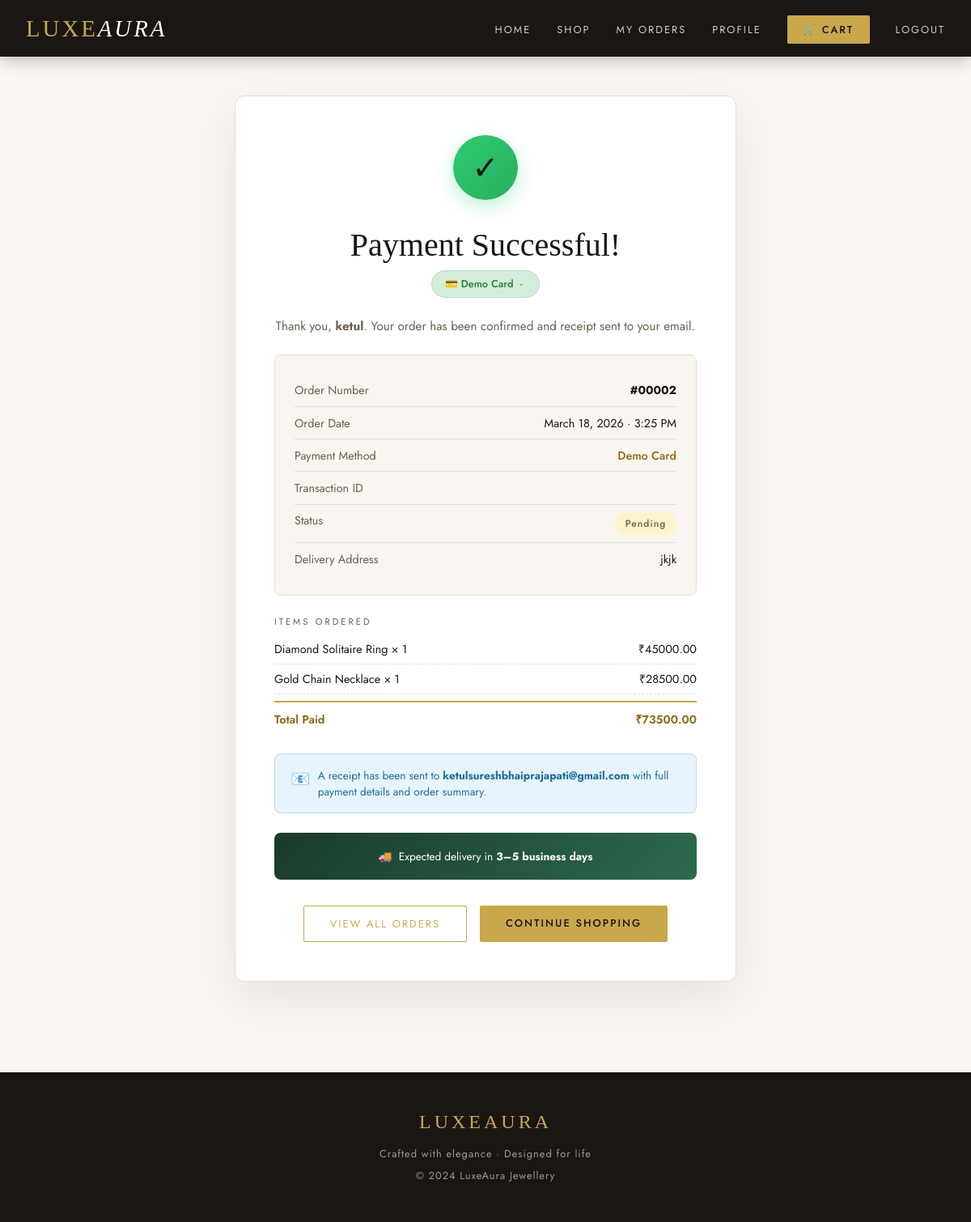
Page /order-confirm/2/ (signed in) on the committed database.
### store/models.py (models this page shows, shortened)
class Order(models.Model):
    STATUS_CHOICES = (
        ('Pending', 'Pending'),
        ('Shipped', 'Shipped'),
        ('Delivered', 'Delivered'),
    )
    user = models.ForeignKey(User, on_delete=models.CASCADE, related_name='orders')
    total_price = models.DecimalField(max_digits=10, decimal_places=2)
    address = models.TextField()
    status = models.CharField(max_length=20, choices=STATUS_CHOICES, default='Pending')
    payment_method = models.CharField(max_length=30, default='Demo Card')
    payment_id = models.CharField(max_length=30, blank=True, default='')
    created_at = models.DateTimeField(auto_now_add=True)

class OrderItem(models.Model):
    order = models.ForeignKey(Order, on_delete=models.CASCADE, related_name='items')
    product = models.ForeignKey(Product, on_delete=models.CASCADE)
    quantity = models.PositiveIntegerField(default=1)
    price = models.DecimalField(max_digits=10, decimal_places=2)
    def subtotal(self):
        return self.quantity * self.price

class Product(models.Model):
    FOR_WHOM_CHOICES = (
        ('Women', 'Women'),
        ('Men', 'Men'),
        ('Both', 'Both'),
    )
    name = models.CharField(max_length=255)
    category = models.ForeignKey(Category, on_delete=models.CASCADE, related_name='products')
    description = models.TextField()
    price = models.DecimalField(max_digits=10, decimal_places=2)
    image = models.ImageField(upload_to='products/', blank=True, null=True)
    stock = models.PositiveIntegerField(default=0)
    for_whom = models.CharField(max_length=10, choices=FOR_WHOM_CHOICES, default='Both')
    created_at = models.DateTimeField(auto_now_add=True)

### store/views.py (the view)
# urls.py: path('order-confirm/<int:order_id>/', views.order_confirm,  name='order_confirm'),
@login_required
def order_confirm(request, order_id):
    order = get_object_or_404(Order, id=order_id, user=request.user)
    return render(request, 'order_confirm.html', {'order': order})

### templates/order_confirm.html (shortened to what this page needs)
{% extends 'base.html' %}
{% block content %}
<div class="confirm-page">
    <div class="confirm-card">
        <div class="check-icon">✓</div>
        <h1 class="confirm-title">Payment Successful!</h1>
        <div class="payment-badge">
            💳 {{ order.payment_method }} &nbsp;·&nbsp; {{ order.payment_id }}
        </div>
        <p style="color:var(--mid);font-size:.95rem">
            Thank you, <strong>{{ order.user.username }}</strong>. Your order has been confirmed and receipt sent to your email.
        </p>
        <div class="order-details-box">
            <div class="detail-row"><span>Order Number</span><span><strong>#{{ order.id|stringformat:"05d" }}</strong></span></div>
            <div class="detail-row"><span>Order Date</span><span>{{ order.created_at|date:"F d, Y · g:i A" }}</span></div>
            <div class="detail-row"><span>Payment Method</span><span style="color:var(--gold-dark);font-weight:500">{{ order.payment_method }}</span></div>
            <div class="detail-row"><span>Transaction ID</span></div>
            <div class="detail-row"><span>Status</span><span><span class="status-badge status-pending">{{ order.status }}</span></span></div>
            <div class="detail-row"><span>Delivery Address</span><span style="text-align:right;max-width:280px">{{ order.address }}</span></div>
        </div>
        <div class="item-list">
            <p style="font-size:.7rem;letter-spacing:3px;text-transform:uppercase;color:var(--mid);margin-bottom:.5rem">Items Ordered</p>
            {% for item in order.items.all %}
            <div class="item-row">
                <span>{{ item.product.name }} × {{ item.quantity }}</span>
                <span>₹{{ item.subtotal }}</span>
            </div>
            {% endfor %}
            <div class="item-row" style="font-weight:600;color:var(--gold-dark);border-top:2px solid var(--gold);margin-top:.5rem;padding-top:.7rem">
                <span>Total Paid</span><span>₹{{ order.total_price }}</span>
            </div>
        </div>
        {% if order.user.email %}
        <div class="email-notice">
            <span style="font-size:1.2rem">📧</span>
            <div>
                A receipt has been sent to <strong>{{ order.user.email }}</strong> with full payment details and order summary.
            </div>
        </div>
        {% else %}
        <div class="email-notice" style="background:#fff8e1;border-color:#f0d080;color:#7a5f00">
            <span>⚠️</span>
            <div>No email on file. Add your email in <a href="{% url 'profile' %}" style="color:var(--gold)">Profile</a> to receive receipts.</div>
        </div>
        {% endif %}
        <div style="background:linear-gradient(135deg,#1a3a2a,#2d6a4f);border-radius:8px;padding:1.2rem;color:#fff;font-size:.85rem;">
            🚚 &nbsp;Expected delivery in <strong>3–5 business days</strong>
        </div>
        <div class="actions">
            <a href="{% url 'order_history' %}" class="btn btn-outline">View All Orders</a>
            <a href="{% url 'shop' %}" class="btn btn-gold">Continue Shopping</a>
        </div>
    </div>
</div>
{% endblock %}

### templates/base.html (style rules this page uses)
:root { --gold: #C9A84C; --gold-light: #E8C97A; --gold-dark: #8B6914; --cream: #FAF7F2; --dark: #1A1614; --charcoal: #2D2926; --mid: #6B5E52; --light-border: #E8DDD0; }
* { margin: 0; padding: 0; box-sizing: border-box; }
body { font-family: 'Jost', sans-serif; background: var(--cream); color: var(--dark); }
.btn { display: inline-block; padding: 0.75rem 2rem; font-size: 0.8rem; letter-spacing: 2px; text-transform: uppercase; font-family: 'Jost', sans-serif; cursor: pointer; border: none; text-decoration: none; transition: all 0.3s; border-radius: 2px; }
.btn-gold { background: var(--gold); color: var(--dark); font-weight: 500; }
.btn-outline { background: transparent; color: var(--gold); border: 1px solid var(--gold); }
.status-badge { display: inline-block; padding: 0.3rem 0.8rem; border-radius: 20px; font-size: 0.75rem; font-weight: 500; letter-spacing: 1px; }
.status-pending { background: #fff3cd; color: #856404; }

### templates/order_confirm.html (style rules this page uses)
.confirm-page { min-height:calc(100vh - 270px);display:flex;align-items:center;justify-content:center;padding:3rem; }
.confirm-card { background:#fff;border:1px solid var(--light-border);border-radius:12px;padding:3rem;max-width:620px;width:100%;text-align:center;box-shadow:0 20px 60px rgba(0,0,0,.08); }
.check-icon { width:80px;height:80px;background:linear-gradient(135deg,#2ecc71,#27ae60);border-radius:50%;display:flex;align-items:center;justify-content:center;font-size:2.5rem;margin:0 auto 2rem;box-shadow:0 8px 25px rgba(46,204,113,.3); }
.confirm-title { font-family:'Cormorant Garamond',serif;font-size:2.5rem;font-weight:300;margin-bottom:.5rem; }
.payment-badge { display:inline-flex;align-items:center;gap:.5rem;background:#d4edda;border:1px solid #b8dbc4;border-radius:20px;padding:.4rem 1rem;font-size:.8rem;color:#1e7e34;font-weight:500;margin-bottom:1.5rem; }
.order-details-box { background:#f9f5f0;border:1px solid var(--light-border);border-radius:8px;padding:1.5rem;margin:1.5rem 0;text-align:left; }
.detail-row { display:flex;justify-content:space-between;padding:.6rem 0;border-bottom:1px solid var(--light-border);font-size:.9rem; }
.detail-row:last-child { border:none; }
.detail-row span:first-child { color:var(--mid); }
.item-list { margin:1.5rem 0;text-align:left; }
.item-row { display:flex;justify-content:space-between;padding:.5rem 0;border-bottom:1px dashed var(--light-border);font-size:.9rem; }
.item-row:last-child { border:none; }
.email-notice { background:#e8f4fd;border:1px solid #b8d8f0;border-radius:8px;padding:1rem 1.2rem;margin:1.5rem 0;font-size:.85rem;color:#1a6fa0;display:flex;align-items:flex-start;gap:.6rem;text-align:left; }
.actions { display:flex;gap:1rem;justify-content:center;margin-top:2rem;flex-wrap:wrap; }

### rows in the picture
Order: payment_method "Demo Card", user.username "ketul", id "00002", created_at "March 18, 2026 · 3:25 PM", status "Pending", address "jkjk", total_price "73500.00", user.email "ketulsureshbhaiprajapati@gmail.com"
OrderItem: product.name "Diamond Solitaire Ring", quantity "1", subtotal "45000.00"
OrderItem: product.name "Gold Chain Necklace", quantity "1", subtotal "28500.00"
